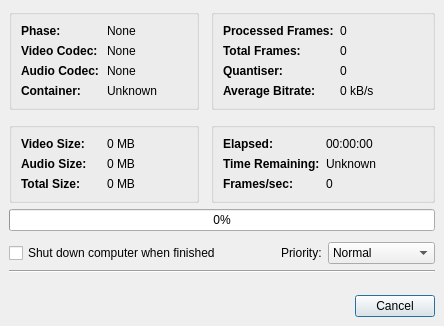
<ui version="4.0" >
 <class>Dialog</class>
 <widget class="QDialog" name="Dialog" >
  <property name="geometry" >
   <rect>
    <x>0</x>
    <y>0</y>
    <width>444</width>
    <height>326</height>
   </rect>
  </property>
  <property name="windowTitle" >
   <string>Encoding...</string>
  </property>
  <layout class="QVBoxLayout" >
   <property name="margin" >
    <number>9</number>
   </property>
   <property name="spacing" >
    <number>6</number>
   </property>
   <item>
    <layout class="QVBoxLayout" >
     <property name="margin" >
      <number>0</number>
     </property>
     <property name="spacing" >
      <number>6</number>
     </property>
     <item>
      <layout class="QGridLayout" >
       <property name="margin" >
        <number>0</number>
       </property>
       <property name="spacing" >
        <number>12</number>
       </property>
       <item row="0" column="0" >
        <widget class="QGroupBox" name="groupBox" >
         <property name="sizePolicy" >
          <sizepolicy>
           <hsizetype>4</hsizetype>
           <vsizetype>5</vsizetype>
           <horstretch>1</horstretch>
           <verstretch>0</verstretch>
          </sizepolicy>
         </property>
         <property name="minimumSize" >
          <size>
           <width>190</width>
           <height>0</height>
          </size>
         </property>
         <property name="title" >
          <string/>
         </property>
         <layout class="QGridLayout" >
          <property name="margin" >
           <number>9</number>
          </property>
          <property name="spacing" >
           <number>6</number>
          </property>
          <item row="0" column="0" >
           <widget class="QLabel" name="label_2" >
            <property name="font" >
             <font>
              <weight>75</weight>
              <bold>true</bold>
             </font>
            </property>
            <property name="text" >
             <string>Phase:</string>
            </property>
           </widget>
          </item>
          <item row="1" column="0" >
           <widget class="QLabel" name="label_4" >
            <property name="font" >
             <font>
              <weight>75</weight>
              <bold>true</bold>
             </font>
            </property>
            <property name="text" >
             <string>Video Codec:</string>
            </property>
           </widget>
          </item>
          <item row="1" column="1" >
           <widget class="QLabel" name="labelVidCodec" >
            <property name="text" >
             <string>None</string>
            </property>
           </widget>
          </item>
          <item row="0" column="1" >
           <widget class="QLabel" name="labelPhasis" >
            <property name="text" >
             <string>None</string>
            </property>
           </widget>
          </item>
          <item row="3" column="1" >
           <widget class="QLabel" name="labelContainer" >
            <property name="text" >
             <string>Unknown</string>
            </property>
           </widget>
          </item>
          <item row="3" column="0" >
           <widget class="QLabel" name="label_8" >
            <property name="font" >
             <font>
              <weight>75</weight>
              <bold>true</bold>
             </font>
            </property>
            <property name="text" >
             <string>Container:</string>
            </property>
           </widget>
          </item>
          <item row="2" column="1" >
           <widget class="QLabel" name="labelAudCodec" >
            <property name="text" >
             <string>None</string>
            </property>
           </widget>
          </item>
          <item row="2" column="0" >
           <widget class="QLabel" name="label_6" >
            <property name="font" >
             <font>
              <weight>75</weight>
              <bold>true</bold>
             </font>
            </property>
            <property name="text" >
             <string>Audio Codec:</string>
            </property>
           </widget>
          </item>
         </layout>
        </widget>
       </item>
       <item row="1" column="1" >
        <widget class="QGroupBox" name="groupBox_4" >
         <property name="sizePolicy" >
          <sizepolicy>
           <hsizetype>7</hsizetype>
           <vsizetype>5</vsizetype>
           <horstretch>0</horstretch>
           <verstretch>0</verstretch>
          </sizepolicy>
         </property>
         <property name="minimumSize" >
          <size>
           <width>210</width>
           <height>0</height>
          </size>
         </property>
         <property name="title" >
          <string/>
         </property>
         <layout class="QGridLayout" >
          <property name="margin" >
           <number>9</number>
          </property>
          <property name="spacing" >
           <number>6</number>
          </property>
          <item row="2" column="1" >
           <widget class="QLabel" name="labelFps" >
            <property name="text" >
             <string>0</string>
            </property>
           </widget>
          </item>
          <item row="1" column="1" >
           <widget class="QLabel" name="labelETA" >
            <property name="text" >
             <string>Unknown</string>
            </property>
           </widget>
          </item>
          <item row="0" column="1" >
           <widget class="QLabel" name="labelElapsed" >
            <property name="text" >
             <string>00:00:00</string>
            </property>
           </widget>
          </item>
          <item row="0" column="0" >
           <widget class="QLabel" name="label_24" >
            <property name="font" >
             <font>
              <weight>75</weight>
              <bold>true</bold>
             </font>
            </property>
            <property name="text" >
             <string>Elapsed:</string>
            </property>
           </widget>
          </item>
          <item row="1" column="0" >
           <widget class="QLabel" name="label_26" >
            <property name="font" >
             <font>
              <weight>75</weight>
              <bold>true</bold>
             </font>
            </property>
            <property name="text" >
             <string>Time Remaining:</string>
            </property>
           </widget>
          </item>
          <item row="2" column="0" >
           <widget class="QLabel" name="label_28" >
            <property name="font" >
             <font>
              <weight>75</weight>
              <bold>true</bold>
             </font>
            </property>
            <property name="text" >
             <string>Frames/sec:</string>
            </property>
           </widget>
          </item>
         </layout>
        </widget>
       </item>
       <item row="1" column="0" >
        <widget class="QGroupBox" name="groupBox_3" >
         <property name="sizePolicy" >
          <sizepolicy>
           <hsizetype>5</hsizetype>
           <vsizetype>5</vsizetype>
           <horstretch>0</horstretch>
           <verstretch>0</verstretch>
          </sizepolicy>
         </property>
         <property name="minimumSize" >
          <size>
           <width>180</width>
           <height>0</height>
          </size>
         </property>
         <property name="title" >
          <string/>
         </property>
         <layout class="QGridLayout" >
          <property name="margin" >
           <number>9</number>
          </property>
          <property name="spacing" >
           <number>6</number>
          </property>
          <item row="2" column="1" >
           <widget class="QLabel" name="labelTotalSize" >
            <property name="text" >
             <string>0 MB</string>
            </property>
           </widget>
          </item>
          <item row="2" column="0" >
           <widget class="QLabel" name="label_22" >
            <property name="font" >
             <font>
              <weight>75</weight>
              <bold>true</bold>
             </font>
            </property>
            <property name="text" >
             <string>Total Size:</string>
            </property>
           </widget>
          </item>
          <item row="1" column="1" >
           <widget class="QLabel" name="labelAudioSize" >
            <property name="text" >
             <string>0 MB</string>
            </property>
           </widget>
          </item>
          <item row="1" column="0" >
           <widget class="QLabel" name="label_20" >
            <property name="font" >
             <font>
              <weight>75</weight>
              <bold>true</bold>
             </font>
            </property>
            <property name="text" >
             <string>Audio Size:</string>
            </property>
           </widget>
          </item>
          <item row="0" column="1" >
           <widget class="QLabel" name="labelVideoSize" >
            <property name="text" >
             <string>0 MB</string>
            </property>
            <property name="alignment" >
             <set>Qt::AlignLeading|Qt::AlignLeft|Qt::AlignVCenter</set>
            </property>
           </widget>
          </item>
          <item row="0" column="0" >
           <widget class="QLabel" name="label_18" >
            <property name="font" >
             <font>
              <weight>75</weight>
              <bold>true</bold>
             </font>
            </property>
            <property name="text" >
             <string>Video Size:</string>
            </property>
           </widget>
          </item>
         </layout>
        </widget>
       </item>
       <item row="0" column="1" >
        <widget class="QGroupBox" name="groupBox_2" >
         <property name="sizePolicy" >
          <sizepolicy>
           <hsizetype>7</hsizetype>
           <vsizetype>5</vsizetype>
           <horstretch>0</horstretch>
           <verstretch>0</verstretch>
          </sizepolicy>
         </property>
         <property name="minimumSize" >
          <size>
           <width>210</width>
           <height>0</height>
          </size>
         </property>
         <property name="title" >
          <string/>
         </property>
         <layout class="QGridLayout" >
          <property name="margin" >
           <number>9</number>
          </property>
          <property name="spacing" >
           <number>6</number>
          </property>
          <item row="0" column="0" >
           <widget class="QLabel" name="label_10" >
            <property name="font" >
             <font>
              <weight>75</weight>
              <bold>true</bold>
             </font>
            </property>
            <property name="text" >
             <string>Processed Frames:</string>
            </property>
           </widget>
          </item>
          <item row="1" column="0" >
           <widget class="QLabel" name="label_12" >
            <property name="font" >
             <font>
              <weight>75</weight>
              <bold>true</bold>
             </font>
            </property>
            <property name="text" >
             <string>Total Frames:</string>
            </property>
           </widget>
          </item>
          <item row="0" column="1" >
           <widget class="QLabel" name="labelFrame" >
            <property name="text" >
             <string>0</string>
            </property>
            <property name="alignment" >
             <set>Qt::AlignLeading|Qt::AlignLeft|Qt::AlignVCenter</set>
            </property>
           </widget>
          </item>
          <item row="3" column="1" >
           <widget class="QLabel" name="labelVidBitrate" >
            <property name="text" >
             <string>0 kB/s</string>
            </property>
           </widget>
          </item>
          <item row="3" column="0" >
           <widget class="QLabel" name="label_16" >
            <property name="font" >
             <font>
              <weight>75</weight>
              <bold>true</bold>
             </font>
            </property>
            <property name="text" >
             <string>Average Bitrate:</string>
            </property>
           </widget>
          </item>
          <item row="2" column="1" >
           <widget class="QLabel" name="labelQz" >
            <property name="text" >
             <string>0</string>
            </property>
           </widget>
          </item>
          <item row="2" column="0" >
           <widget class="QLabel" name="label_14" >
            <property name="font" >
             <font>
              <weight>75</weight>
              <bold>true</bold>
             </font>
            </property>
            <property name="text" >
             <string>Quantiser:</string>
            </property>
           </widget>
          </item>
          <item row="1" column="1" >
           <widget class="QLabel" name="labelTotalFrame" >
            <property name="text" >
             <string>0</string>
            </property>
           </widget>
          </item>
         </layout>
        </widget>
       </item>
      </layout>
     </item>
     <item>
      <spacer>
       <property name="orientation" >
        <enum>Qt::Vertical</enum>
       </property>
       <property name="sizeHint" >
        <size>
         <width>20</width>
         <height>6</height>
        </size>
       </property>
      </spacer>
     </item>
     <item>
      <widget class="QProgressBar" name="progressBar" >
       <property name="value" >
        <number>0</number>
       </property>
       <property name="orientation" >
        <enum>Qt::Horizontal</enum>
       </property>
      </widget>
     </item>
     <item>
      <spacer>
       <property name="orientation" >
        <enum>Qt::Vertical</enum>
       </property>
       <property name="sizeHint" >
        <size>
         <width>20</width>
         <height>10</height>
        </size>
       </property>
      </spacer>
     </item>
     <item>
      <layout class="QHBoxLayout" >
       <property name="margin" >
        <number>0</number>
       </property>
       <property name="spacing" >
        <number>6</number>
       </property>
       <item>
        <widget class="QCheckBox" name="checkBoxShutdown" >
         <property name="text" >
          <string>Shut down computer when finished</string>
         </property>
        </widget>
       </item>
       <item>
        <spacer>
         <property name="orientation" >
          <enum>Qt::Horizontal</enum>
         </property>
         <property name="sizeHint" >
          <size>
           <width>40</width>
           <height>20</height>
          </size>
         </property>
        </spacer>
       </item>
       <item>
        <widget class="QLabel" name="label" >
         <property name="text" >
          <string>Priority:</string>
         </property>
        </widget>
       </item>
       <item>
        <widget class="QComboBox" name="comboBoxPriority" >
         <property name="currentIndex" >
          <number>2</number>
         </property>
         <item>
          <property name="text" >
           <string>High</string>
          </property>
         </item>
         <item>
          <property name="text" >
           <string>Above Normal</string>
          </property>
         </item>
         <item>
          <property name="text" >
           <string>Normal</string>
          </property>
         </item>
         <item>
          <property name="text" >
           <string>Below Normal</string>
          </property>
         </item>
         <item>
          <property name="text" >
           <string>Low</string>
          </property>
         </item>
        </widget>
       </item>
      </layout>
     </item>
     <item>
      <layout class="QVBoxLayout" >
       <property name="margin" >
        <number>0</number>
       </property>
       <property name="spacing" >
        <number>6</number>
       </property>
       <item>
        <spacer>
         <property name="orientation" >
          <enum>Qt::Vertical</enum>
         </property>
         <property name="sizeHint" >
          <size>
           <width>20</width>
           <height>2</height>
          </size>
         </property>
        </spacer>
       </item>
       <item>
        <widget class="Line" name="line" >
         <property name="orientation" >
          <enum>Qt::Horizontal</enum>
         </property>
        </widget>
       </item>
       <item>
        <spacer>
         <property name="orientation" >
          <enum>Qt::Vertical</enum>
         </property>
         <property name="sizeHint" >
          <size>
           <width>20</width>
           <height>20</height>
          </size>
         </property>
        </spacer>
       </item>
      </layout>
     </item>
     <item>
      <layout class="QHBoxLayout" >
       <property name="margin" >
        <number>0</number>
       </property>
       <property name="spacing" >
        <number>6</number>
       </property>
       <item>
        <widget class="QDialogButtonBox" name="buttonBox" >
         <property name="orientation" >
          <enum>Qt::Horizontal</enum>
         </property>
         <property name="standardButtons" >
          <set>QDialogButtonBox::Cancel</set>
         </property>
        </widget>
       </item>
      </layout>
     </item>
    </layout>
   </item>
  </layout>
 </widget>
 <tabstops>
  <tabstop>checkBoxShutdown</tabstop>
  <tabstop>comboBoxPriority</tabstop>
 </tabstops>
 <resources/>
 <connections/>
</ui>
